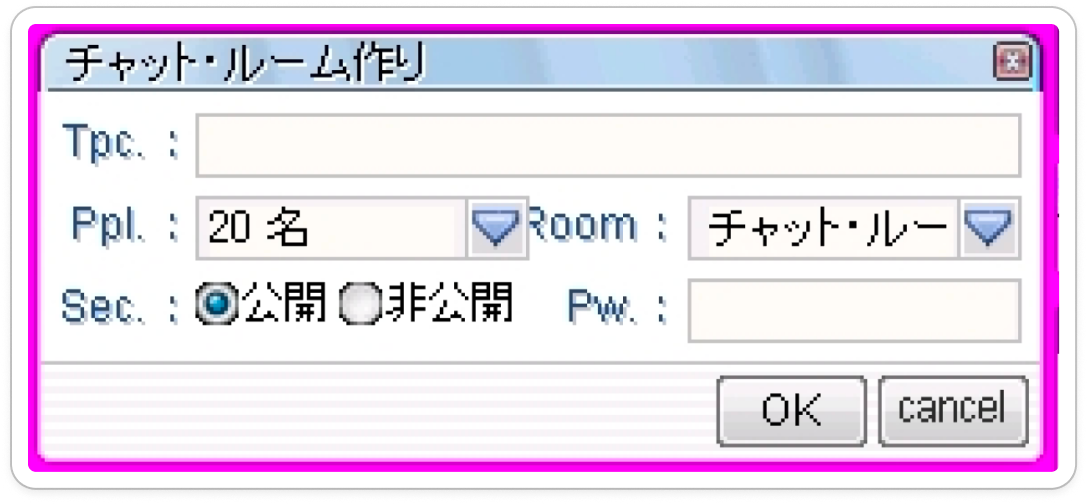
#> input picture artifacts/references/custom-filters-ro-v001/style-chat-room.png, 1088 x 504 px
$ python -i assemble_custom_filters_ro.py   (imports and definitions only)
#> lines starting #> are read from the running program, lines starting #| are printed output that depends on the picture; after the words box and inside, x2 and y2 are one past the last pixel; in counts of white or black regions, pixels touching at a corner belong together
#> further down, picture is the input picture: PIL image 1088x504 RGBA; mean R, G, B, A 221.9, 209.1, 225.4, 238
#!/usr/bin/env python3.12
"""Build Issue #138's source-owned Custom filters dialog.

The attached chat-room window is reduced to its 272x126 native pixel grid and
owns all chrome. Qwen candidates are retained as Render Pass evidence only and
are never opened by this assembler. The museum screenshot is likewise never
opened: its approved strings are represented below as data, not donor pixels.
"""

from __future__ import annotations

import argparse
import hashlib
import json
from pathlib import Path

from PIL import Image, ImageChops, ImageDraw, ImageFont


ROOT = Path(__file__).resolve().parents[1]
REFERENCE_DIR = ROOT / "artifacts/references/custom-filters-ro-v001"
STYLE_SOURCE = REFERENCE_DIR / "style-chat-room.png"
DATA_SOURCE = REFERENCE_DIR / "data-sort-dropdown.png"
RAW_RUN = ROOT / "artifacts/runs/custom-filters-ro-render-v001"
DEFAULT_OUTPUT = ROOT / "artifacts/runs/custom-filters-ro-assembly-v001"
FONT = ROOT / "godot/fonts/PixelMplus10-Regular.ttf"
FONT_SHA256 = "01b5e4aea5a3bbe80463c178e7868d5a34cd75e8ed7bc4d97097ebb1a71af7c7"

NATIVE_SIZE = (272, 126)
OPEN_SIZE = (272, 196)
SCALE = 4

TITLE_EDIT_BOX = (10, 6, 248, 24)
ROW_ONE_EDIT_BOX = (13, 27, 257, 46)
ROW_TWO_EDIT_BOX = (13, 48, 257, 66)
ROW_THREE_EDIT_BOX = (13, 68, 257, 87)
BUTTON_EDIT_BOX = (178, 94, 259, 115)
EDIT_BOXES = (
    TITLE_EDIT_BOX,
    ROW_ONE_EDIT_BOX,
    ROW_TWO_EDIT_BOX,
    ROW_THREE_EDIT_BOX,
    BUTTON_EDIT_BOX,
)

SOURCE_ARROW_BOX = (117, 50, 133, 65)
PAGE_ARROW_BOX = (117, 50, 133, 65)
SORT_ARROW_BOX = (240, 50, 256, 65)
SOURCE_ON_RADIO_BOX = (49, 70, 61, 84)
SOURCE_OFF_RADIO_BOX = (85, 70, 97, 84)
ON_RADIO_BOX = SOURCE_ON_RADIO_BOX
OFF_RADIO_BOX = SOURCE_OFF_RADIO_BOX
SOURCE_PASSWORD_BOX = (140, 69, 256, 86)
POPUP_BOX = (138, 64, 261, 192)

WHITE = (255, 255, 255, 255)
FIELD_FILL = (255, 251, 248, 255)
FIELD_EDGE = (197, 196, 194, 255)
FIELD_SHADOW = (169, 168, 168, 255)
FIELD_LIGHT = (255, 255, 255, 255)
LABEL_INK = (26, 68, 102, 255)
BODY_INK = (16, 16, 16, 255)
TITLE_HIGHLIGHT = (255, 255, 255, 255)
BUTTON_FILL = (242, 241, 242, 255)
BUTTON_BOTTOM = (182, 181, 182, 255)
POPUP_SELECTED = (181, 208, 235, 255)
POPUP_STRIPE = (250, 247, 250, 255)

SORT_OPTIONS = (
    "Relevance",
    "Title (a-z)",
    "Title (z-a)",
    "Date (newest-oldest)",
    "Date (oldest-newest)",
    "Artist/Maker (a-z)",
    "Artist/Maker (z-a)",
    "Accession Number (0-9)",
    "Accession Number (9-0)",
)
EXACT_COPY = {
    "title": "Custom filters",
    "custom_filters": "Custom filters:",
    "images_per_page": "Images per page:",
    "page_value": "20",
    "sort_by": "Sort by:",
    "selected_sort": "Relevance",
    "choices": ("On", "Off"),
    "buttons": ("OK", "Cancel"),
    "sort_options": SORT_OPTIONS,
}


# [13 lines left out: functions sha256, repo_path, not called in this run]


def native_source(source: Image.Image) -> Image.Image:
    source = source.convert("RGBA")
    if source.size != (1088, 504):
        raise ValueError(f"style source must be 1088x504, got {source.size}")
    return source.resize(NATIVE_SIZE, Image.Resampling.NEAREST)


def changed_pixel_mask(before: Image.Image, after: Image.Image) -> Image.Image:
    if before.size != after.size:
        raise ValueError(f"image sizes differ: {before.size} != {after.size}")
    difference = ImageChops.difference(before.convert("RGBA"), after.convert("RGBA"))
    channels = difference.split()
    maximum = channels[0]
    for channel in channels[1:]:
        maximum = ImageChops.lighter(maximum, channel)
    return maximum.point(lambda value: 255 if value else 0)


def permitted_edit_mask() -> Image.Image:
    """Declare every source pixel Assembly may change before composition."""
    permitted = Image.new("L", NATIVE_SIZE, 0)
#> permitted: PIL image 272x126 L; every value is 0
    for box in EDIT_BOXES:
        permitted.paste(255, box)
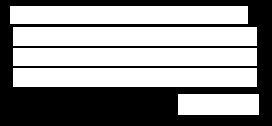
#> permitted: PIL image 272x126 L; 57.3% white; 1 black region, box (x1, y1, x2, y2) and area: (0, 0, 272, 126) 14623
    return permitted


def crisp_font(size: int) -> ImageFont.FreeTypeFont:
    return ImageFont.truetype(str(FONT), size)


def draw_crisp_text(
    image: Image.Image,
    xy: tuple[int, int],
    text: str,
    *,
    size: int,
    fill: tuple[int, int, int, int],
    highlight: tuple[int, int, int, int] | None = None,
) -> None:
    draw = ImageDraw.Draw(image)
    draw.fontmode = "1"
    font = crisp_font(size)
    if highlight is not None:
        draw.text((xy[0] - 1, xy[1] - 1), text, font=font, fill=highlight)
    draw.text(xy, text, font=font, fill=fill)


def draw_field(
    image: Image.Image,
    box: tuple[int, int, int, int],
    *,
    arrow: Image.Image | None = None,
    arrow_box: tuple[int, int, int, int] | None = None,
) -> None:
    x0, y0, x1, y1 = box
    draw = ImageDraw.Draw(image)
    draw.rectangle((x0, y0, x1 - 1, y1 - 1), fill=FIELD_FILL, outline=FIELD_EDGE)
    draw.line((x0 + 1, y0 + 1, x1 - 2, y0 + 1), fill=FIELD_SHADOW)
    draw.line((x0 + 1, y0 + 1, x0 + 1, y1 - 2), fill=FIELD_SHADOW)
    draw.line((x0 + 2, y1 - 2, x1 - 2, y1 - 2), fill=FIELD_LIGHT)
    if arrow is not None and arrow_box is not None:
        image.paste(arrow, arrow_box[:2])


def draw_button(image: Image.Image, box: tuple[int, int, int, int], text: str) -> None:
    x0, y0, x1, y1 = box
    draw = ImageDraw.Draw(image)
    draw.rectangle((x0, y0, x1 - 1, y1 - 1), fill=BUTTON_FILL, outline=(106, 106, 106, 255))
    draw.line((x0 + 1, y0 + 1, x1 - 2, y0 + 1), fill=WHITE)
    draw.line((x0 + 1, y0 + 1, x0 + 1, y1 - 2), fill=WHITE)
    draw.line((x0 + 2, y1 - 2, x1 - 2, y1 - 2), fill=BUTTON_BOTTOM)
    font = crisp_font(10)
    left, top, right, bottom = font.getbbox(text)
    width, height = right - left, bottom - top
    xy = (x0 + (x1 - x0 - width) // 2 - left, y0 + (y1 - y0 - height) // 2 - top)
    draw_crisp_text(image, xy, text, size=10, fill=BODY_INK)


def title_background(baseline: Image.Image) -> Image.Image:
    clean = baseline.crop((108, 7, 244, 23))
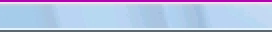
#> clean: PIL image 136x16 RGBA (shown 2 times larger); mean R, G, B, A 180.4, 191.5, 225.3, 255
    return clean.resize(
        (TITLE_EDIT_BOX[2] - TITLE_EDIT_BOX[0], TITLE_EDIT_BOX[3] - TITLE_EDIT_BOX[1]),
        Image.Resampling.LANCZOS,
    )
#> returned value: PIL image 238x18 RGBA


def assemble_closed(source: Image.Image) -> tuple[Image.Image, Image.Image]:
    baseline = native_source(source)
    permitted = permitted_edit_mask()
    output = baseline.copy()

    output.paste(title_background(baseline), TITLE_EDIT_BOX[:2])
    draw_crisp_text(
        output,
        (15, 9),
        EXACT_COPY["title"],
        size=12,
        fill=BODY_INK,
        highlight=TITLE_HIGHLIGHT,
    )

    # Each authorized row is reconstructed over the source's plain white body.
    # Narrow row boxes avoid importing any generated background or changing the
    # magenta edge bloom around the panel.
    for box in (ROW_ONE_EDIT_BOX, ROW_TWO_EDIT_BOX, ROW_THREE_EDIT_BOX):
        ImageDraw.Draw(output).rectangle((box[0], box[1], box[2] - 1, box[3] - 1), fill=WHITE)
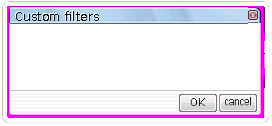
#> output: PIL image 272x126 RGBA; mean R, G, B, A 228.2, 217.7, 232.9, 238.2; transparent parts drawn white

    arrow = baseline.crop(SOURCE_ARROW_BOX)

    draw_crisp_text(output, (14, 30), EXACT_COPY["custom_filters"], size=10, fill=LABEL_INK)
    draw_field(output, (92, 28, 256, 45))

    draw_crisp_text(output, (13, 51), EXACT_COPY["images_per_page"], size=10, fill=LABEL_INK)
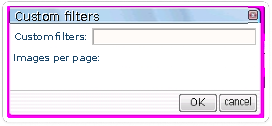
#> output: PIL image 272x126 RGBA; mean R, G, B, A 224.9, 214.5, 229.8, 238.2; transparent parts drawn white
    draw_field(output, (95, 49, 133, 65), arrow=arrow, arrow_box=PAGE_ARROW_BOX)
    draw_crisp_text(output, (99, 51), EXACT_COPY["page_value"], size=10, fill=BODY_INK)

    draw_crisp_text(output, (136, 51), EXACT_COPY["sort_by"], size=10, fill=LABEL_INK)
    draw_field(output, (178, 49, 256, 65), arrow=arrow, arrow_box=SORT_ARROW_BOX)
    draw_crisp_text(output, (182, 51), EXACT_COPY["selected_sort"], size=10, fill=BODY_INK)

    on_radio = baseline.crop(SOURCE_ON_RADIO_BOX)
    off_radio = baseline.crop(SOURCE_OFF_RADIO_BOX)
    output.paste(on_radio, ON_RADIO_BOX[:2])
    output.paste(off_radio, OFF_RADIO_BOX[:2])
    draw_crisp_text(output, (63, 72), EXACT_COPY["choices"][0], size=10, fill=BODY_INK)
    draw_crisp_text(output, (100, 72), EXACT_COPY["choices"][1], size=10, fill=BODY_INK)

    # The source password label and field disappear with the row reconstruction.
    draw_button(output, (179, 94, 217, 114), EXACT_COPY["buttons"][0])
#> in draw_crisp_text (call 9), `draw = ImageDraw.Draw(image)`:
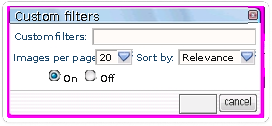
#> image: PIL image 272x126 RGBA; mean R, G, B, A 221, 210.8, 226.3, 238.2; transparent parts drawn white
    draw_button(output, (219, 94, 258, 114), EXACT_COPY["buttons"][1])

    actual = changed_pixel_mask(baseline, output)
#> in changed_pixel_mask, `maximum = channels[0]`:
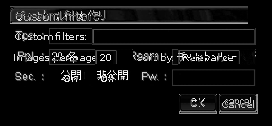
#> maximum: PIL image 272x126 L; min 0, max 255, mean 17.9
#> the loop in changed_pixel_mask, `for channel in channels[1:]:` made 3 passes
#> in changed_pixel_mask, `return maximum.point(lambda value: 255 if value else 0)`:
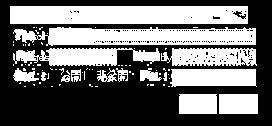
#> returned value: PIL image 272x126 L; 43.3% white; 75 white regions (60 under 20 px), largest, box (x1, y1, x2, y2) and area: (10, 6, 248, 24) 4213, (13, 27, 256, 46) 3504, (13, 48, 160, 66) 1746
    outside = ImageChops.multiply(actual, ImageChops.invert(permitted))
    if outside.getbbox() is not None:
        raise RuntimeError(
            f"Assembly changed source pixels outside edit boxes: {outside.getbbox()}"
        )
    return output, permitted


# [16 lines left out: function assemble_open, not called in this run]


def count_pixels(mask: Image.Image) -> int:
    histogram = mask.convert("L").histogram()
    return sum(histogram[1:])


# [179 lines left out: functions make_contact_sheet, main, not called in this run]


# [2 lines not run here, left out]

>>> from PIL import Image
>>> picture = Image.open('../artifacts/references/custom-filters-ro-v001/style-chat-room.png')
>>> result = assemble_closed(picture)
